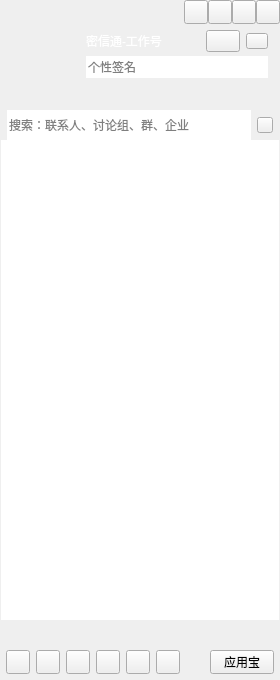
<?xml version="1.0" encoding="UTF-8"?>
<ui version="4.0">
 <class>CCMainWindowClass</class>
 <widget class="QWidget" name="CCMainWindowClass">
  <property name="geometry">
   <rect>
    <x>0</x>
    <y>0</y>
    <width>280</width>
    <height>680</height>
   </rect>
  </property>
  <property name="minimumSize">
   <size>
    <width>280</width>
    <height>680</height>
   </size>
  </property>
  <property name="windowTitle">
   <string>QQMainWindow</string>
  </property>
  <layout class="QVBoxLayout" name="verticalLayout_2">
   <property name="spacing">
    <number>0</number>
   </property>
   <property name="leftMargin">
    <number>0</number>
   </property>
   <property name="topMargin">
    <number>0</number>
   </property>
   <property name="rightMargin">
    <number>0</number>
   </property>
   <property name="bottomMargin">
    <number>0</number>
   </property>
   <item>
    <widget class="QWidget" name="titleWidget" native="true">
     <property name="sizePolicy">
      <sizepolicy hsizetype="Expanding" vsizetype="Preferred">
       <horstretch>0</horstretch>
       <verstretch>0</verstretch>
      </sizepolicy>
     </property>
     <property name="minimumSize">
      <size>
       <width>0</width>
       <height>0</height>
      </size>
     </property>
     <property name="titleskin" stdset="0">
      <bool>true</bool>
     </property>
     <layout class="QVBoxLayout" name="verticalLayout_3">
      <property name="spacing">
       <number>0</number>
      </property>
      <property name="leftMargin">
       <number>0</number>
      </property>
      <property name="topMargin">
       <number>0</number>
      </property>
      <property name="rightMargin">
       <number>0</number>
      </property>
      <property name="bottomMargin">
       <number>0</number>
      </property>
      <item>
       <layout class="QHBoxLayout" name="horizontalLayout">
        <property name="spacing">
         <number>0</number>
        </property>
        <property name="leftMargin">
         <number>12</number>
        </property>
        <item>
         <widget class="QLabel" name="titleIcon">
          <property name="sizePolicy">
           <sizepolicy hsizetype="Fixed" vsizetype="Fixed">
            <horstretch>0</horstretch>
            <verstretch>0</verstretch>
           </sizepolicy>
          </property>
          <property name="minimumSize">
           <size>
            <width>42</width>
            <height>18</height>
           </size>
          </property>
          <property name="maximumSize">
           <size>
            <width>42</width>
            <height>18</height>
           </size>
          </property>
          <property name="text">
           <string/>
          </property>
         </widget>
        </item>
        <item>
         <spacer name="horizontalSpacer">
          <property name="orientation">
           <enum>Qt::Horizontal</enum>
          </property>
          <property name="sizeHint" stdset="0">
           <size>
            <width>40</width>
            <height>20</height>
           </size>
          </property>
         </spacer>
        </item>
        <item>
         <widget class="QPushButton" name="palcehold1">
          <property name="minimumSize">
           <size>
            <width>24</width>
            <height>24</height>
           </size>
          </property>
          <property name="maximumSize">
           <size>
            <width>24</width>
            <height>24</height>
           </size>
          </property>
          <property name="text">
           <string/>
          </property>
         </widget>
        </item>
        <item>
         <widget class="QPushButton" name="placehold2">
          <property name="minimumSize">
           <size>
            <width>24</width>
            <height>24</height>
           </size>
          </property>
          <property name="maximumSize">
           <size>
            <width>24</width>
            <height>24</height>
           </size>
          </property>
          <property name="text">
           <string/>
          </property>
         </widget>
        </item>
        <item>
         <widget class="QPushButton" name="sysmin">
          <property name="minimumSize">
           <size>
            <width>24</width>
            <height>24</height>
           </size>
          </property>
          <property name="maximumSize">
           <size>
            <width>24</width>
            <height>24</height>
           </size>
          </property>
          <property name="text">
           <string/>
          </property>
         </widget>
        </item>
        <item>
         <widget class="QPushButton" name="sysclose">
          <property name="minimumSize">
           <size>
            <width>24</width>
            <height>24</height>
           </size>
          </property>
          <property name="maximumSize">
           <size>
            <width>24</width>
            <height>24</height>
           </size>
          </property>
          <property name="text">
           <string/>
          </property>
         </widget>
        </item>
       </layout>
      </item>
      <item>
       <layout class="QHBoxLayout" name="horizontalLayout_3">
        <property name="spacing">
         <number>6</number>
        </property>
        <property name="leftMargin">
         <number>12</number>
        </property>
        <property name="topMargin">
         <number>6</number>
        </property>
        <property name="rightMargin">
         <number>12</number>
        </property>
        <property name="bottomMargin">
         <number>6</number>
        </property>
        <item>
         <widget class="QLabel" name="headLabel">
          <property name="sizePolicy">
           <sizepolicy hsizetype="Fixed" vsizetype="Fixed">
            <horstretch>0</horstretch>
            <verstretch>0</verstretch>
           </sizepolicy>
          </property>
          <property name="minimumSize">
           <size>
            <width>68</width>
            <height>68</height>
           </size>
          </property>
          <property name="maximumSize">
           <size>
            <width>68</width>
            <height>68</height>
           </size>
          </property>
          <property name="text">
           <string/>
          </property>
         </widget>
        </item>
        <item>
         <layout class="QVBoxLayout" name="verticalLayout">
          <property name="spacing">
           <number>4</number>
          </property>
          <item>
           <layout class="QHBoxLayout" name="horizontalLayout_2">
            <property name="leftMargin">
             <number>0</number>
            </property>
            <property name="topMargin">
             <number>0</number>
            </property>
            <item>
             <widget class="QLabel" name="nameLabel">
              <property name="sizePolicy">
               <sizepolicy hsizetype="Expanding" vsizetype="Fixed">
                <horstretch>0</horstretch>
                <verstretch>0</verstretch>
               </sizepolicy>
              </property>
              <property name="minimumSize">
               <size>
                <width>0</width>
                <height>22</height>
               </size>
              </property>
              <property name="maximumSize">
               <size>
                <width>16777215</width>
                <height>22</height>
               </size>
              </property>
              <property name="styleSheet">
               <string notr="true">color: rgb(255, 255, 255);
font: 75 12pt &quot;微软雅黑&quot;;</string>
              </property>
              <property name="text">
               <string>密信通-工作号</string>
              </property>
             </widget>
            </item>
            <item>
             <widget class="QPushButton" name="statusBtn">
              <property name="sizePolicy">
               <sizepolicy hsizetype="Fixed" vsizetype="Fixed">
                <horstretch>0</horstretch>
                <verstretch>0</verstretch>
               </sizepolicy>
              </property>
              <property name="minimumSize">
               <size>
                <width>34</width>
                <height>22</height>
               </size>
              </property>
              <property name="maximumSize">
               <size>
                <width>34</width>
                <height>22</height>
               </size>
              </property>
              <property name="text">
               <string/>
              </property>
              <property name="hasborder" stdset="0">
               <bool>true</bool>
              </property>
             </widget>
            </item>
            <item>
             <widget class="QPushButton" name="levelBtn">
              <property name="sizePolicy">
               <sizepolicy hsizetype="Fixed" vsizetype="Fixed">
                <horstretch>0</horstretch>
                <verstretch>0</verstretch>
               </sizepolicy>
              </property>
              <property name="minimumSize">
               <size>
                <width>22</width>
                <height>16</height>
               </size>
              </property>
              <property name="maximumSize">
               <size>
                <width>22</width>
                <height>16</height>
               </size>
              </property>
              <property name="text">
               <string/>
              </property>
              <property name="hasborder" stdset="0">
               <bool>true</bool>
              </property>
             </widget>
            </item>
           </layout>
          </item>
          <item>
           <widget class="QLineEdit" name="lineEdit">
            <property name="minimumSize">
             <size>
              <width>0</width>
              <height>22</height>
             </size>
            </property>
            <property name="maximumSize">
             <size>
              <width>16777215</width>
              <height>22</height>
             </size>
            </property>
            <property name="cursor">
             <cursorShape>ArrowCursor</cursorShape>
            </property>
            <property name="styleSheet">
             <string notr="true"/>
            </property>
            <property name="frame">
             <bool>false</bool>
            </property>
            <property name="readOnly">
             <bool>false</bool>
            </property>
            <property name="placeholderText">
             <string>个性签名</string>
            </property>
            <property name="clearButtonEnabled">
             <bool>false</bool>
            </property>
           </widget>
          </item>
          <item>
           <widget class="QWidget" name="appWidget" native="true">
            <property name="sizePolicy">
             <sizepolicy hsizetype="Expanding" vsizetype="Fixed">
              <horstretch>0</horstretch>
              <verstretch>0</verstretch>
             </sizepolicy>
            </property>
            <property name="minimumSize">
             <size>
              <width>0</width>
              <height>22</height>
             </size>
            </property>
            <property name="maximumSize">
             <size>
              <width>16777215</width>
              <height>22</height>
             </size>
            </property>
            <property name="styleSheet">
             <string notr="true"/>
            </property>
           </widget>
          </item>
         </layout>
        </item>
       </layout>
      </item>
     </layout>
    </widget>
   </item>
   <item>
    <widget class="QWidget" name="widget" native="true">
     <property name="sizePolicy">
      <sizepolicy hsizetype="Expanding" vsizetype="Expanding">
       <horstretch>0</horstretch>
       <verstretch>0</verstretch>
      </sizepolicy>
     </property>
     <layout class="QVBoxLayout" name="verticalLayout_4">
      <property name="spacing">
       <number>0</number>
      </property>
      <property name="leftMargin">
       <number>1</number>
      </property>
      <property name="topMargin">
       <number>0</number>
      </property>
      <property name="rightMargin">
       <number>1</number>
      </property>
      <property name="bottomMargin">
       <number>0</number>
      </property>
      <item>
       <widget class="QWidget" name="searchWidget" native="true">
        <property name="sizePolicy">
         <sizepolicy hsizetype="Expanding" vsizetype="Fixed">
          <horstretch>0</horstretch>
          <verstretch>0</verstretch>
         </sizepolicy>
        </property>
        <property name="minimumSize">
         <size>
          <width>0</width>
          <height>30</height>
         </size>
        </property>
        <property name="maximumSize">
         <size>
          <width>16777215</width>
          <height>30</height>
         </size>
        </property>
        <layout class="QHBoxLayout" name="horizontalLayout_4">
         <property name="spacing">
          <number>6</number>
         </property>
         <property name="leftMargin">
          <number>6</number>
         </property>
         <property name="topMargin">
          <number>0</number>
         </property>
         <property name="rightMargin">
          <number>6</number>
         </property>
         <property name="bottomMargin">
          <number>0</number>
         </property>
         <item>
          <widget class="QLineEdit" name="searchLineEdit">
           <property name="minimumSize">
            <size>
             <width>0</width>
             <height>30</height>
            </size>
           </property>
           <property name="maximumSize">
            <size>
             <width>16777215</width>
             <height>30</height>
            </size>
           </property>
           <property name="frame">
            <bool>false</bool>
           </property>
           <property name="placeholderText">
            <string>搜索：联系人、讨论组、群、企业</string>
           </property>
          </widget>
         </item>
         <item>
          <widget class="QPushButton" name="searchBtn">
           <property name="sizePolicy">
            <sizepolicy hsizetype="Fixed" vsizetype="Fixed">
             <horstretch>0</horstretch>
             <verstretch>0</verstretch>
            </sizepolicy>
           </property>
           <property name="minimumSize">
            <size>
             <width>16</width>
             <height>16</height>
            </size>
           </property>
           <property name="maximumSize">
            <size>
             <width>16</width>
             <height>16</height>
            </size>
           </property>
           <property name="text">
            <string/>
           </property>
          </widget>
         </item>
        </layout>
       </widget>
      </item>
      <item>
       <widget class="QScrollArea" name="scrollArea">
        <property name="frameShape">
         <enum>QFrame::NoFrame</enum>
        </property>
        <property name="widgetResizable">
         <bool>true</bool>
        </property>
        <widget class="QWidget" name="scrollAreaWidgetContents">
         <property name="geometry">
          <rect>
           <x>0</x>
           <y>0</y>
           <width>278</width>
           <height>474</height>
          </rect>
         </property>
         <property name="sizePolicy">
          <sizepolicy hsizetype="Expanding" vsizetype="Expanding">
           <horstretch>0</horstretch>
           <verstretch>0</verstretch>
          </sizepolicy>
         </property>
         <layout class="QVBoxLayout" name="verticalLayout_6">
          <property name="spacing">
           <number>0</number>
          </property>
          <property name="leftMargin">
           <number>0</number>
          </property>
          <property name="topMargin">
           <number>0</number>
          </property>
          <property name="rightMargin">
           <number>0</number>
          </property>
          <property name="bottomMargin">
           <number>0</number>
          </property>
          <item>
           <widget class="QTreeWidget" name="treeWidget">
            <property name="frameShape">
             <enum>QFrame::NoFrame</enum>
            </property>
            <property name="verticalScrollBarPolicy">
             <enum>Qt::ScrollBarAlwaysOff</enum>
            </property>
            <property name="horizontalScrollBarPolicy">
             <enum>Qt::ScrollBarAlwaysOff</enum>
            </property>
            <property name="editTriggers">
             <set>QAbstractItemView::AllEditTriggers</set>
            </property>
            <property name="selectionMode">
             <enum>QAbstractItemView::SingleSelection</enum>
            </property>
            <property name="indentation">
             <number>0</number>
            </property>
            <property name="animated">
             <bool>false</bool>
            </property>
            <property name="headerHidden">
             <bool>true</bool>
            </property>
            <property name="expandsOnDoubleClick">
             <bool>false</bool>
            </property>
            <column>
             <property name="text">
              <string notr="true">1</string>
             </property>
            </column>
           </widget>
          </item>
         </layout>
        </widget>
       </widget>
      </item>
     </layout>
    </widget>
   </item>
   <item>
    <widget class="QWidget" name="bottomWidget" native="true">
     <property name="sizePolicy">
      <sizepolicy hsizetype="Expanding" vsizetype="Fixed">
       <horstretch>0</horstretch>
       <verstretch>0</verstretch>
      </sizepolicy>
     </property>
     <property name="minimumSize">
      <size>
       <width>0</width>
       <height>60</height>
      </size>
     </property>
     <property name="maximumSize">
      <size>
       <width>16777215</width>
       <height>60</height>
      </size>
     </property>
     <property name="bottomskin" stdset="0">
      <bool>true</bool>
     </property>
     <layout class="QVBoxLayout" name="verticalLayout_5" stretch="1,1">
      <property name="spacing">
       <number>6</number>
      </property>
      <property name="leftMargin">
       <number>6</number>
      </property>
      <property name="topMargin">
       <number>6</number>
      </property>
      <property name="rightMargin">
       <number>6</number>
      </property>
      <property name="bottomMargin">
       <number>6</number>
      </property>
      <item>
       <layout class="QHBoxLayout" name="bottomLayout_up">
        <property name="sizeConstraint">
         <enum>QLayout::SetMaximumSize</enum>
        </property>
       </layout>
      </item>
      <item>
       <layout class="QHBoxLayout" name="horizontalLayout_5">
        <property name="sizeConstraint">
         <enum>QLayout::SetMaximumSize</enum>
        </property>
        <item>
         <widget class="QPushButton" name="bottomBtn_1">
          <property name="sizePolicy">
           <sizepolicy hsizetype="Fixed" vsizetype="Fixed">
            <horstretch>0</horstretch>
            <verstretch>0</verstretch>
           </sizepolicy>
          </property>
          <property name="minimumSize">
           <size>
            <width>24</width>
            <height>24</height>
           </size>
          </property>
          <property name="maximumSize">
           <size>
            <width>24</width>
            <height>24</height>
           </size>
          </property>
          <property name="text">
           <string/>
          </property>
         </widget>
        </item>
        <item>
         <widget class="QPushButton" name="bottomBtn_2">
          <property name="sizePolicy">
           <sizepolicy hsizetype="Fixed" vsizetype="Fixed">
            <horstretch>0</horstretch>
            <verstretch>0</verstretch>
           </sizepolicy>
          </property>
          <property name="minimumSize">
           <size>
            <width>24</width>
            <height>24</height>
           </size>
          </property>
          <property name="maximumSize">
           <size>
            <width>24</width>
            <height>24</height>
           </size>
          </property>
          <property name="text">
           <string/>
          </property>
         </widget>
        </item>
        <item>
         <widget class="QPushButton" name="bottomBtn_3">
          <property name="sizePolicy">
           <sizepolicy hsizetype="Fixed" vsizetype="Fixed">
            <horstretch>0</horstretch>
            <verstretch>0</verstretch>
           </sizepolicy>
          </property>
          <property name="minimumSize">
           <size>
            <width>24</width>
            <height>24</height>
           </size>
          </property>
          <property name="maximumSize">
           <size>
            <width>24</width>
            <height>24</height>
           </size>
          </property>
          <property name="text">
           <string/>
          </property>
         </widget>
        </item>
        <item>
         <widget class="QPushButton" name="bottomBtn_4">
          <property name="sizePolicy">
           <sizepolicy hsizetype="Fixed" vsizetype="Fixed">
            <horstretch>0</horstretch>
            <verstretch>0</verstretch>
           </sizepolicy>
          </property>
          <property name="minimumSize">
           <size>
            <width>24</width>
            <height>24</height>
           </size>
          </property>
          <property name="maximumSize">
           <size>
            <width>24</width>
            <height>24</height>
           </size>
          </property>
          <property name="text">
           <string/>
          </property>
         </widget>
        </item>
        <item>
         <widget class="QPushButton" name="bottomBtn_5">
          <property name="sizePolicy">
           <sizepolicy hsizetype="Fixed" vsizetype="Fixed">
            <horstretch>0</horstretch>
            <verstretch>0</verstretch>
           </sizepolicy>
          </property>
          <property name="minimumSize">
           <size>
            <width>24</width>
            <height>24</height>
           </size>
          </property>
          <property name="maximumSize">
           <size>
            <width>24</width>
            <height>24</height>
           </size>
          </property>
          <property name="text">
           <string/>
          </property>
         </widget>
        </item>
        <item>
         <widget class="QPushButton" name="bottomBtn_6">
          <property name="sizePolicy">
           <sizepolicy hsizetype="Fixed" vsizetype="Fixed">
            <horstretch>0</horstretch>
            <verstretch>0</verstretch>
           </sizepolicy>
          </property>
          <property name="minimumSize">
           <size>
            <width>24</width>
            <height>24</height>
           </size>
          </property>
          <property name="maximumSize">
           <size>
            <width>24</width>
            <height>24</height>
           </size>
          </property>
          <property name="text">
           <string/>
          </property>
         </widget>
        </item>
        <item>
         <spacer name="horizontalSpacer_2">
          <property name="orientation">
           <enum>Qt::Horizontal</enum>
          </property>
          <property name="sizeHint" stdset="0">
           <size>
            <width>40</width>
            <height>20</height>
           </size>
          </property>
         </spacer>
        </item>
        <item>
         <widget class="QPushButton" name="bottomBtn_7">
          <property name="sizePolicy">
           <sizepolicy hsizetype="Preferred" vsizetype="Fixed">
            <horstretch>0</horstretch>
            <verstretch>0</verstretch>
           </sizepolicy>
          </property>
          <property name="minimumSize">
           <size>
            <width>24</width>
            <height>24</height>
           </size>
          </property>
          <property name="maximumSize">
           <size>
            <width>86</width>
            <height>24</height>
           </size>
          </property>
          <property name="text">
           <string>应用宝</string>
          </property>
          <property name="icon">
           <iconset theme=":/QQMainWindow/Resources/MainWindow/bottom/qplusentrancebtn.png">
            <normaloff>.</normaloff>.</iconset>
          </property>
         </widget>
        </item>
       </layout>
      </item>
     </layout>
    </widget>
   </item>
  </layout>
 </widget>
 <layoutdefault spacing="6" margin="11"/>
 <resources/>
 <connections/>
</ui>
